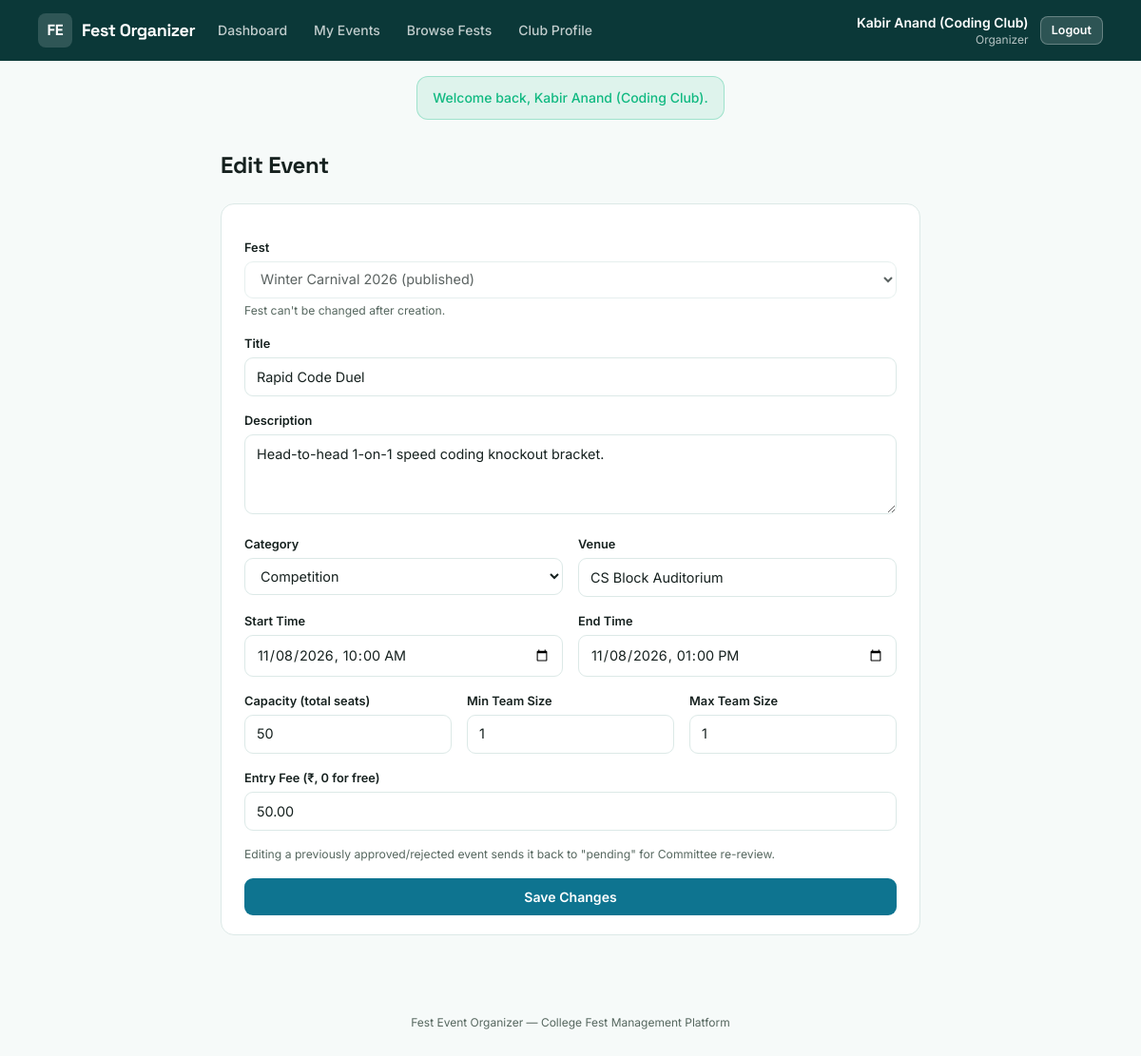
/index.php?route=organizer/events/edit&id=16 (signed in), run on the app's committed database.
### tables this page shows
CREATE TABLE events (
    id                INT AUTO_INCREMENT PRIMARY KEY,
    fest_id           INT NOT NULL,
    club_id           INT NOT NULL,
    title             VARCHAR(150) NOT NULL,
    slug              VARCHAR(160) NOT NULL,
    description       TEXT NOT NULL,
    category          ENUM('competition', 'workshop', 'show', 'seminar') NOT NULL,
    venue             VARCHAR(150) NOT NULL,
    start_time        DATETIME NOT NULL,
    end_time          DATETIME NOT NULL,
    capacity          INT NOT NULL,
    team_size_min     INT NOT NULL DEFAULT 1,
    team_size_max     INT NOT NULL DEFAULT 1,
    entry_fee         DECIMAL(8,2) NOT NULL DEFAULT 0.00,
    status            ENUM('pending', 'approved', 'rejected') NOT NULL DEFAULT 'pending',
    rejection_reason  VARCHAR(255) NULL,
    created_by        INT NOT NULL,
    created_at        TIMESTAMP NOT NULL DEFAULT CURRENT_TIMESTAMP,
    updated_at        TIMESTAMP NOT NULL DEFAULT CURRENT_TIMESTAMP ON UPDATE CURRENT_TIMESTAMP,
    UNIQUE KEY uniq_fest_slug (fest_id, slug),
    FOREIGN KEY (fest_id) REFERENCES fests(id) ON DELETE CASCADE,
    FOREIGN KEY (club_id) REFERENCES clubs(id),
    FOREIGN KEY (created_by) REFERENCES users(id)
);

CREATE TABLE fests (
    id            INT AUTO_INCREMENT PRIMARY KEY,
    name          VARCHAR(150) NOT NULL,
    slug          VARCHAR(150) NOT NULL UNIQUE,
    description   TEXT NOT NULL,
    theme         VARCHAR(100) NOT NULL,
    start_date    DATE NOT NULL,
    end_date      DATE NOT NULL,
    venue         VARCHAR(150) NOT NULL,
    status        ENUM('draft', 'published', 'completed') NOT NULL DEFAULT 'draft',
    created_by    INT NOT NULL,
    created_at    TIMESTAMP NOT NULL DEFAULT CURRENT_TIMESTAMP,
    FOREIGN KEY (created_by) REFERENCES users(id)
);

### app/controllers/OrganizerController.php (called while the page is built, shortened)
<?php
require_once __DIR__ . '/../models/Fest.php';
require_once __DIR__ . '/../models/Event.php';
class OrganizerController
{
    public function eventEdit(): void
    {
        $id = (int)($_GET['id'] ?? 0);
        $event = Event::find($id);
        $fests = Fest::all();
        $old = $event;
        require __DIR__ . '/../views/organizer/event_form.php';
    }
}

### public/index.php (called while the page is built, shortened)
<?php
require_once __DIR__ . '/../core/helpers.php';
require_once __DIR__ . '/../core/Database.php';
require_once __DIR__ . '/../app/models/Fest.php';
require_once __DIR__ . '/../app/models/Event.php';
require_once __DIR__ . '/../app/controllers/OrganizerController.php';
$router = new Router();
$router->get('login', fn() => (new AuthController())->showLogin());
$router->post('login', fn() => (new AuthController())->login());
$router->get('register', fn() => (new AuthController())->showRegister());
$router->post('register', fn() => (new AuthController())->register());
$router->post('logout', fn() => (new AuthController())->logout());
$router->get('admin/dashboard', fn() => (new AdminController())->dashboard());
$router->get('admin/fests', fn() => (new AdminController())->fests());
$router->post('admin/fests/store', fn() => (new AdminController())->festStore());
$router->post('admin/fests/update', fn() => (new AdminController())->festUpdate());
$router->post('admin/fests/status', fn() => (new AdminController())->festStatus());
$router->get('admin/clubs', fn() => (new AdminController())->clubs());
$router->post('admin/clubs/store', fn() => (new AdminController())->clubStore());
$router->post('admin/clubs/status', fn() => (new AdminController())->clubStatus());
$router->get('admin/events', fn() => (new AdminController())->events());
$router->post('admin/events/approve', fn() => (new AdminController())->eventApprove());
$router->post('admin/events/reject', fn() => (new AdminController())->eventReject());
$router->get('admin/clashes', fn() => (new AdminController())->clashes());
$router->get('admin/results', fn() => (new AdminController())->results());
$router->get('organizer/dashboard', fn() => (new OrganizerController())->dashboard());
$router->get('organizer/events', fn() => (new OrganizerController())->events());
$router->get('organizer/events/new', fn() => (new OrganizerController())->eventNew());
$router->post('organizer/events/store', fn() => (new OrganizerController())->eventStore());
$router->get('organizer/events/edit', fn() => (new OrganizerController())->eventEdit());
$router->post('organizer/events/update', fn() => (new OrganizerController())->eventUpdate());
$router->get('organizer/events/roster', fn() => (new OrganizerController())->roster());
$router->post('organizer/registrations/verify', fn() => (new OrganizerController())->verifyEpass());
$router->get('organizer/events/results', fn() => (new OrganizerController())->resultsForm());
$router->post('organizer/results/store', fn() => (new OrganizerController())->resultStore());
$router->post('organizer/results/delete', fn() => (new OrganizerController())->resultDelete());
$router->get('organizer/club', fn() => (new OrganizerController())->profile());
$router->post('organizer/club/update', fn() => (new OrganizerController())->profileUpdate());
$router->get('organizer/fests', fn() => (new OrganizerController())->browseFests());
$router->get('organizer/fests/show', fn() => (new OrganizerController())->browseFestShow());
$router->get('participant/dashboard', fn() => (new ParticipantController())->dashboard());
$router->get('participant/fests', fn() => (new ParticipantController())->fests());
$router->get('participant/fests/show', fn() => (new ParticipantController())->festShow());
$router->get('participant/events/show', fn() => (new ParticipantController())->eventShow());
$router->post('participant/events/register', fn() => (new ParticipantController())->register());
$router->get('participant/registrations', fn() => (new ParticipantController())->registrations());
$router->post('participant/registrations/cancel', fn() => (new ParticipantController())->registrationCancel());
$router->get('participant/registrations/epass', fn() => (new ParticipantController())->epass());
$router->get('participant/certificates', fn() => (new ParticipantController())->certificates());
$router->get('participant/certificates/show', fn() => (new ParticipantController())->certificateShow());
$route = $_GET['route'] ?? '';
$router->dispatch($_SERVER['REQUEST_METHOD'], $route);

### core/Router.php (called while the page is built, shortened)
<?php
class Router
{
    private array $routes = ['GET' => [], 'POST' => []];
    public function get(string $route, callable $handler): void
    {
        $this->routes['GET'][$route] = $handler;
    }
    public function post(string $route, callable $handler): void
    {
        $this->routes['POST'][$route] = $handler;
    }
    public function dispatch(string $method, string $route): void
    {
        $handler = $this->routes[$method][$route] ?? null;
        try {
            $handler();
        } catch (Throwable $e) {
            error_log($e->getMessage());
            http_response_code(500);
            require __DIR__ . '/../app/views/errors/500.php';
        }
    }
}

### core/Database.php (called while the page is built)
<?php
class Database
{
    private static ?PDO $instance = null;
    public static function connect(): PDO
    {
        if (self::$instance === null) {
            $config = require __DIR__ . '/../config/database.php';
            $dsn = sprintf(
                'mysql:host=%s;port=%d;dbname=%s;charset=%s',
                $config['host'],
                $config['port'],
                $config['database'],
                $config['charset']
            );
            self::$instance = new PDO($dsn, $config['username'], $config['password'], [
                PDO::ATTR_ERRMODE            => PDO::ERRMODE_EXCEPTION,
                PDO::ATTR_DEFAULT_FETCH_MODE => PDO::FETCH_ASSOC,
                PDO::ATTR_EMULATE_PREPARES   => false,
            ]);
        }
        return self::$instance;
    }
}

### app/models/Event.php (called while the page is built, shortened)
<?php
require_once __DIR__ . '/../../core/Database.php';
class Event
{
    public static function find(int $id): ?array
    {
        $stmt = Database::connect()->prepare(
            "SELECT ev.*, f.name AS fest_name, f.slug AS fest_slug, f.status AS fest_status,
                    c.name AS club_name, c.status AS club_status,
                    (SELECT COALESCE(SUM(r.team_size), 0) FROM registrations r WHERE r.event_id = ev.id AND r.status = 'confirmed') AS seats_taken
             FROM events ev
             JOIN fests f ON f.id = ev.fest_id
             JOIN clubs c ON c.id = ev.club_id
             WHERE ev.id = ?"
        );
        $stmt->execute([$id]);
        $row = $stmt->fetch();
        return $row ?: null;
    }
}

### app/models/Fest.php (called while the page is built, shortened)
<?php
require_once __DIR__ . '/../../core/Database.php';
class Fest
{
    public static function all(): array
    {
        $stmt = Database::connect()->query(
            "SELECT f.*, (SELECT COUNT(*) FROM events e WHERE e.fest_id = f.id) AS event_count,
                    (SELECT COUNT(*) FROM registrations r JOIN events e2 ON e2.id = r.event_id
                      WHERE e2.fest_id = f.id AND r.status = 'confirmed') AS confirmed_registrations
             FROM fests f ORDER BY f.start_date DESC"
        );
        return $stmt->fetchAll();
    }
}

### core/helpers.php (called while the page is built, shortened)
<?php
function e(?string $value): string
{
    return htmlspecialchars($value ?? '', ENT_QUOTES, 'UTF-8');
}
function old(array $data, string $key, string $default = ''): string
{
    return e($data[$key] ?? $default);
}

### app/views/organizer/event_form.php (the view, shortened to what this page needs)
<?php
require __DIR__ . '/../partials/header.php';
require __DIR__ . '/../partials/navbar.php';
require __DIR__ . '/../partials/flash.php';
$old = $old ?? [];
$isEdit = isset($old['id']);
$dtLocal = function (?string $value): string {
    if (empty($value)) {
        return '';
    }
    $ts = strtotime($value);
    return $ts === false ? '' : date('Y-m-d\TH:i', $ts);
};
?>
<main class="max-w-3xl mx-auto px-4 py-8 flex-1 w-full">
    <h1 class="font-display text-2xl font-bold mb-6"><?= $isEdit ? 'Edit Event' : 'Propose New Event' ?></h1>
    <div class="card">
        <form method="POST" action="/index.php?route=<?= $isEdit ? 'organizer/events/update' : 'organizer/events/store' ?>" class="space-y-4">
            <div>
                <label class="field-label">Fest</label>
                <select name="fest_id" class="field-select" required <?= $isEdit ? 'disabled' : '' ?>>
                    <?php foreach ($fests as $f): ?>
                        <option value="<?= (int)$f['id'] ?>" <?= (int)($old['fest_id'] ?? 0) === (int)$f['id'] ? 'selected' : '' ?>>
                            <?= e($f['name']) ?> (<?= e($f['status']) ?>)
                        </option>
                    <?php endforeach; ?>
                </select>
                <?php if ($isEdit): ?>
                    <p class="field-hint">Fest can't be changed after creation.</p>
                <?php endif; ?>
            </div>
            <div>
                <label class="field-label">Title</label>
                <input type="text" name="title" value="<?= old($old, 'title') ?>" class="field-input" required>
            </div>
            <div>
                <label class="field-label">Description</label>
                <textarea name="description" rows="3" class="field-textarea" required><?= old($old, 'description') ?></textarea>
            </div>
            <div class="grid sm:grid-cols-2 gap-4">
                <div>
                    <label class="field-label">Category</label>
                    <select name="category" class="field-select" required>
                        <?php foreach (['competition' => 'Competition', 'workshop' => 'Workshop', 'show' => 'Show', 'seminar' => 'Seminar'] as $val => $label): ?>
                            <option value="<?= $val ?>" <?= ($old['category'] ?? '') === $val ? 'selected' : '' ?>><?= $label ?></option>
                        <?php endforeach; ?>
                    </select>
                </div>
                <div>
                    <label class="field-label">Venue</label>
                    <input type="text" name="venue" value="<?= old($old, 'venue') ?>" class="field-input" required>
                </div>
            </div>
            <div class="grid sm:grid-cols-2 gap-4">
                <div>
                    <label class="field-label">Start Time</label>
                    <input type="datetime-local" name="start_time" value="<?= e($dtLocal($old['start_time'] ?? '')) ?>" class="field-input" required>
                </div>
                <div>
                    <label class="field-label">End Time</label>
                    <input type="datetime-local" name="end_time" value="<?= e($dtLocal($old['end_time'] ?? '')) ?>" class="field-input" required>
                </div>
            </div>
            <div class="grid sm:grid-cols-3 gap-4">
                <div>
                    <label class="field-label">Capacity (total seats)</label>
                    <input type="number" min="1" name="capacity" value="<?= old($old, 'capacity', '30') ?>" class="field-input" required>
                </div>
                <div>
                    <label class="field-label">Min Team Size</label>
                    <input type="number" min="1" name="team_size_min" value="<?= old($old, 'team_size_min', '1') ?>" class="field-input" required>
                </div>
                <div>
                    <label class="field-label">Max Team Size</label>
                    <input type="number" min="1" name="team_size_max" value="<?= old($old, 'team_size_max', '1') ?>" class="field-input" required>
                </div>
            </div>
            <div>
                <label class="field-label">Entry Fee (&#8377;, 0 for free)</label>
                <input type="text" name="entry_fee" value="<?= old($old, 'entry_fee', '0') ?>" class="field-input" required>
            </div>
            <?php if ($isEdit): ?>
                <p class="field-hint">Editing a previously approved/rejected event sends it back to "pending" for Committee re-review.</p>
            <?php endif; ?>
            <button type="submit" class="btn-primary w-full"><?= $isEdit ? 'Save Changes' : 'Submit for Approval' ?></button>
        </form>
    </div>
</main>
<?php require __DIR__ . '/../partials/footer.php'; ?>

### public/assets/css/style.css (style rules this page uses)
* { box-sizing: border-box; }
h1, h2, h3, h4, .font-display { font-family: 'Space Grotesk', sans-serif; letter-spacing: -0.015em; }
.card { background: #fff; border: 1px solid #DCE9E7; border-radius: 14px; padding: 1.25rem 1.5rem; margin-bottom: 1.25rem; }
.btn-primary { background: #0E7490; color: #fff; border-radius: 9px; padding: 0.55rem 1.15rem; font-weight: 600; font-size: 0.88rem; display: inline-flex; align-items: center; justify-content: center; gap: .4rem; border: none; cursor: pointer; transition: background .15s, transform .15s; }
.field-label { display:block; font-size: 0.8rem; font-weight: 600; color: #16211F; margin-bottom: 0.3rem; }
.field-input, .field-textarea, .field-select { width: 100%; border: 1px solid #DCE9E7; border-radius: 9px; padding: 0.55rem 0.75rem; font-size: 0.9rem; background: #fff; color: #16211F; font-family: 'Inter', sans-serif; }
.field-hint { color: #56675F; font-size: 0.76rem; margin-top: 0.25rem; }

### data on the page
events: fest_id "Winter Carnival 2026 (published)", title "Rapid Code Duel", description "Head-to-head 1-on-1 speed coding knockout bracket.", category "Competition", venue "CS Block Auditorium", start_time "11/08/2026 10:00", end_time "11/08/2026 13:00", capacity "50", team_size_min "1", team_size_max "1", entry_fee "50.00"

### other printed values
$label "Dashboard"
$label "My Events"
$label "Browse Fests"
$label "Club Profile"
Auth::name() "Kabir Anand (Coding Club)"
str_replace('_', ' ', $role ?? '') "Organizer"
$success "Welcome back, Kabir Anand (Coding Club)."
